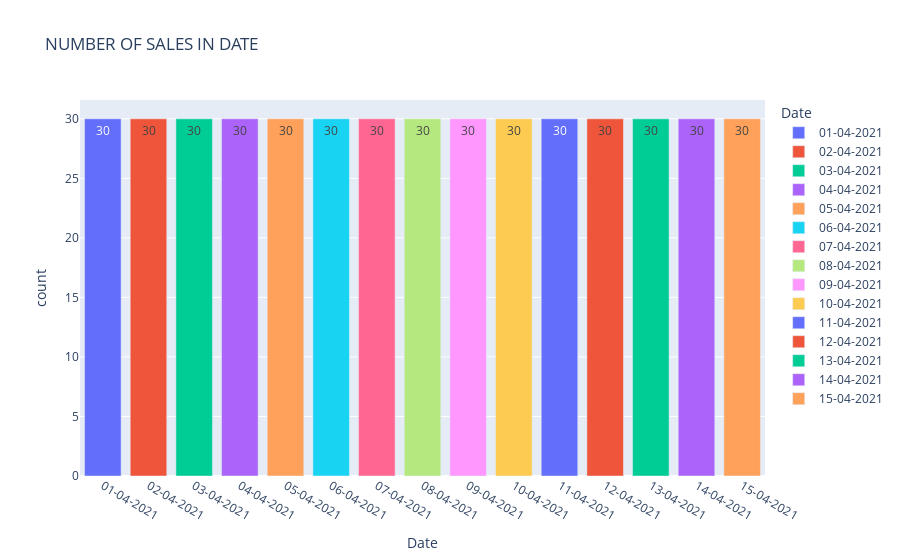

The notebook cell saved with this chart:
### Code cell
date=df_cat["Date"].value_counts().reset_index()
day.columns=["Date", "count"]
ax=px.bar(date,x="Date",y="count",color="Date",text="count",title="NUMBER OF SALES IN DATE")
ax.show()

### Figure 1 — Plotly figure (JSON) as saved in the notebook; plotly's stock layout.template omitted (floating-point values rounded to 4 significant figures)
{"data": [{"alignmentgroup": "True", "hovertemplate": "Date=%{x}<br>count=%{text}<extra></extra>", "legendgroup": "01-04-2021", "marker": {"color": "#636efa", "pattern": {"shape": ""}}, "name": "01-04-2021", "offsetgroup": "01-04-2021", "orientation": "v", "showlegend": true, "text": [30], "textposition": "auto", "type": "bar", "x": ["01-04-2021"], "xaxis": "x", "y": [30], "yaxis": "y"}, {"alignmentgroup": "True", "hovertemplate": "Date=%{x}<br>count=%{text}<extra></extra>", "legendgroup": "02-04-2021", "marker": {"color": "#EF553B", "pattern": {"shape": ""}}, "name": "02-04-2021", "offsetgroup": "02-04-2021", "orientation": "v", "showlegend": true, "text": [30], "textposition": "auto", "type": "bar", "x": ["02-04-2021"], "xaxis": "x", "y": [30], "yaxis": "y"}, {"alignmentgroup": "True", "hovertemplate": "Date=%{x}<br>count=%{text}<extra></extra>", "legendgroup": "03-04-2021", "marker": {"color": "#00cc96", "pattern": {"shape": ""}}, "name": "03-04-2021", "offsetgroup": "03-04-2021", "orientation": "v", "showlegend": true, "text": [30], "textposition": "auto", "type": "bar", "x": ["03-04-2021"], "xaxis": "x", "y": [30], "yaxis": "y"}, {"alignmentgroup": "True", "hovertemplate": "Date=%{x}<br>count=%{text}<extra></extra>", "legendgroup": "04-04-2021", "marker": {"color": "#ab63fa", "pattern": {"shape": ""}}, "name": "04-04-2021", "offsetgroup": "04-04-2021", "orientation": "v", "showlegend": true, "text": [30], "textposition": "auto", "type": "bar", "x": ["04-04-2021"], "xaxis": "x", "y": [30], "yaxis": "y"}, {"alignmentgroup": "True", "hovertemplate": "Date=%{x}<br>count=%{text}<extra></extra>", "legendgroup": "05-04-2021", "marker": {"color": "#FFA15A", "pattern": {"shape": ""}}, "name": "05-04-2021", "offsetgroup": "05-04-2021", "orientation": "v", "showlegend": true, "text": [30], "textposition": "auto", "type": "bar", "x": ["05-04-2021"], "xaxis": "x", "y": [30], "yaxis": "y"}, {"alignmentgroup": "True", "hovertemplate": "Date=%{x}<br>count=%{text}<extra></extra>", "legendgroup": "06-04-2021", "marker": {"color": "#19d3f3", "pattern": {"shape": ""}}, "name": "06-04-2021", "offsetgroup": "06-04-2021", "orientation": "v", "showlegend": true, "text": [30], "textposition": "auto", "type": "bar", "x": ["06-04-2021"], "xaxis": "x", "y": [30], "yaxis": "y"}, {"alignmentgroup": "True", "hovertemplate": "Date=%{x}<br>count=%{text}<extra></extra>", "legendgroup": "07-04-2021", "marker": {"color": "#FF6692", "pattern": {"shape": ""}}, "name": "07-04-2021", "offsetgroup": "07-04-2021", "orientation": "v", "showlegend": true, "text": [30], "textposition": "auto", "type": "bar", "x": ["07-04-2021"], "xaxis": "x", "y": [30], "yaxis": "y"}, {"alignmentgroup": "True", "hovertemplate": "Date=%{x}<br>count=%{text}<extra></extra>", "legendgroup": "08-04-2021", "marker": {"color": "#B6E880", "pattern": {"shape": ""}}, "name": "08-04-2021", "offsetgroup": "08-04-2021", "orientation": "v", "showlegend": true, "text": [30], "textposition": "auto", "type": "bar", "x": ["08-04-2021"], "xaxis": "x", "y": [30], "yaxis": "y"}, {"alignmentgroup": "True", "hovertemplate": "Date=%{x}<br>count=%{text}<extra></extra>", "legendgroup": "09-04-2021", "marker": {"color": "#FF97FF", "pattern": {"shape": ""}}, "name": "09-04-2021", "offsetgroup": "09-04-2021", "orientation": "v", "showlegend": true, "text": [30], "textposition": "auto", "type": "bar", "x": ["09-04-2021"], "xaxis": "x", "y": [30], "yaxis": "y"}, {"alignmentgroup": "True", "hovertemplate": "Date=%{x}<br>count=%{text}<extra></extra>", "legendgroup": "10-04-2021", "marker": {"color": "#FECB52", "pattern": {"shape": ""}}, "name": "10-04-2021", "offsetgroup": "10-04-2021", "orientation": "v", "showlegend": true, "text": [30], "textposition": "auto", "type": "bar", "x": ["10-04-2021"], "xaxis": "x", "y": [30], "yaxis": "y"}, {"alignmentgroup": "True", "hovertemplate": "Date=%{x}<br>count=%{text}<extra></extra>", "legendgroup": "11-04-2021", "marker": {"color": "#636efa", "pattern": {"shape": ""}}, "name": "11-04-2021", "offsetgroup": "11-04-2021", "orientation": "v", "showlegend": true, "text": [30], "textposition": "auto", "type": "bar", "x": ["11-04-2021"], "xaxis": "x", "y": [30], "yaxis": "y"}, {"alignmentgroup": "True", "hovertemplate": "Date=%{x}<br>count=%{text}<extra></extra>", "legendgroup": "12-04-2021", "marker": {"color": "#EF553B", "pattern": {"shape": ""}}, "name": "12-04-2021", "offsetgroup": "12-04-2021", "orientation": "v", "showlegend": true, "text": [30], "textposition": "auto", "type": "bar", "x": ["12-04-2021"], "xaxis": "x", "y": [30], "yaxis": "y"}, {"alignmentgroup": "True", "hovertemplate": "Date=%{x}<br>count=%{text}<extra></extra>", "legendgroup": "13-04-2021", "marker": {"color": "#00cc96", "pattern": {"shape": ""}}, "name": "13-04-2021", "offsetgroup": "13-04-2021", "orientation": "v", "showlegend": true, "text": [30], "textposition": "auto", "type": "bar", "x": ["13-04-2021"], "xaxis": "x", "y": [30], "yaxis": "y"}, {"alignmentgroup": "True", "hovertemplate": "Date=%{x}<br>count=%{text}<extra></extra>", "legendgroup": "14-04-2021", "marker": {"color": "#ab63fa", "pattern": {"shape": ""}}, "name": "14-04-2021", "offsetgroup": "14-04-2021", "orientation": "v", "showlegend": true, "text": [30], "textposition": "auto", "type": "bar", "x": ["14-04-2021"], "xaxis": "x", "y": [30], "yaxis": "y"}, {"alignmentgroup": "True", "hovertemplate": "Date=%{x}<br>count=%{text}<extra></extra>", "legendgroup": "15-04-2021", "marker": {"color": "#FFA15A", "pattern": {"shape": ""}}, "name": "15-04-2021", "offsetgroup": "15-04-2021", "orientation": "v", "showlegend": true, "text": [30], "textposition": "auto", "type": "bar", "x": ["15-04-2021"], "xaxis": "x", "y": [30], "yaxis": "y"}], "layout": {"autosize": true, "barmode": "relative", "legend": {"title": {"text": "Date"}, "tracegroupgap": 0}, "title": {"text": "NUMBER OF SALES IN DATE"}, "xaxis": {"anchor": "y", "autorange": true, "categoryarray": ["01-04-2021", "02-04-2021", "03-04-2021", "04-04-2021", "05-04-2021", "06-04-2021", "07-04-2021", "08-04-2021", "09-04-2021", "10-04-2021", "11-04-2021", "12-04-2021", "13-04-2021", "14-04-2021", "15-04-2021"], "categoryorder": "array", "domain": [0, 1], "range": [-0.5, 14.5], "title": {"text": "Date"}, "type": "category"}, "yaxis": {"anchor": "x", "autorange": true, "domain": [0, 1], "range": [0, 31.58], "title": {"text": "count"}, "type": "linear"}}}
